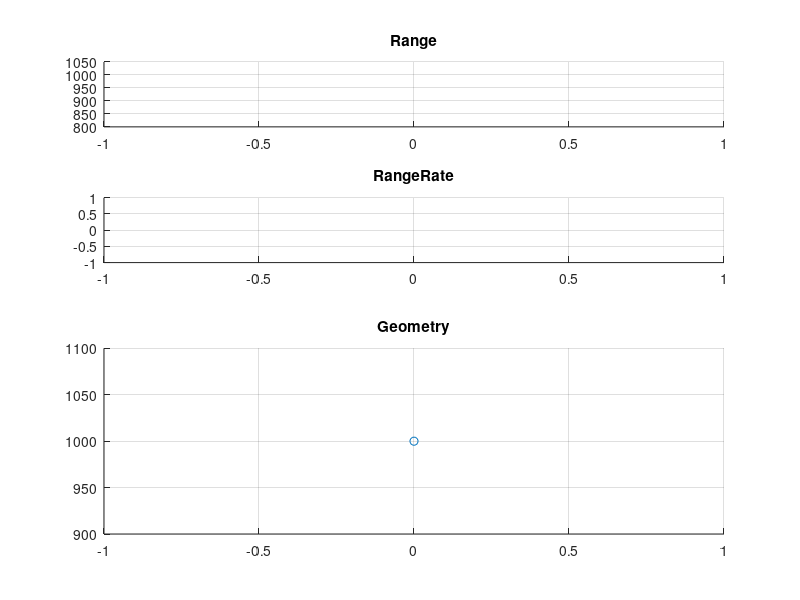

This figure's MATLAB source: (Note: this script raises an error after producing the figure.)
%
% Basically, Range is found by the simplified 
% solution derived from the law of cosines:
%
%    R1 = (D cross u2) / (u1 cross u2)
%
% Then, R1dot is the time derivative of R1. 
%
% The Blackman book also has derivations for 
% R,Rdot uncertainty as a function of variance
% around theta,thetadot at the sensors.
%
clear all; clc;

dt = 0.001;
t = 0:dt:100.0;
pos_end = 10000.0;
s1 = [100;0];
s2 = [200;200];
D = s2-s1;
D_mag = norm(D);


dx = pos_end/length(t);
pos = [0:dx:pos_end-dx';...
       1000*ones(length(t),1)'];
   
f = figure; hold on;
set(gcf, 'Units', 'Normalized', 'OuterPosition', [0 0 1 1]);
r1_mag = [];
r1est_mag = [];
r2_mag = [];
r2est_mag = [];
r1dot_mag = [];
r2dot_mag = [];
r1dot_est = [];
r2dot_est = [];
t_elapsed = [];
theta1 = atan2(pos(2,1)-s1(2,1), pos(1,1)-s1(1,1));
theta2 = atan2(pos(2,1)-s2(2,1), pos(1,1)-s2(1,1));
for i=1:length(t)
    theta1prev = theta1;
    theta1 = atan2(pos(2,i)-s1(2,1), pos(1,i)-s1(1,1));
    theta1dot = (theta1-theta1prev)/dt;
    u1 = [cos(theta1);sin(theta1)];
    u1dot = [-theta1dot*u1(2); theta1dot*u1(1)];
    theta2prev = theta2;
    theta2 = atan2(pos(2,i)-s2(2,1), (pos(1,i)-s2(1,1)));
    theta2dot = (theta2-theta2prev)/dt;
    u2 = [cos(theta2);sin(theta2)];
    u2dot = [-theta2dot*u2(2); theta2dot*u2(1)];
    t_elapsed = [t_elapsed t(i)];
    r1 = [linspace(s1(1,1),pos(1,i),100);...
          linspace(s1(2,1),pos(2,i),100)];
    r1est_mag = [r1est_mag (D(1)*u2(2)-D(2)*u2(1))/(u1(1)*u2(2)-u1(2)*u2(1))];
    r1_mag = [r1_mag norm([pos(1,i)-s1(1,1); pos(2,i)-s1(2,1)])];
    r2 = [linspace(s2(1,1),pos(1,i),100);...
          linspace(s2(2,1),pos(2,i),100)];
    r2_mag = [r2_mag norm([pos(1,i)-s2(1,1); pos(2,i)-s2(2,1)])];
    r2est_mag = [r2est_mag (D(1)*u1(2)-D(2)*u1(1))/(u1(1)*u2(2)-u1(2)*u2(1))];
    f1 = D(1)*u2(2)-D(2)*u2(1);
    g1 = u1(1)*u2(2)-u1(2)*u2(1);
    f1prime = D(1)*u2dot(2)-D(2)*u2dot(1);
    g1prime = u1dot(1)*u2(2)+u1(1)*u2dot(2)-u1dot(2)*u2(1)-u1(2)*u2dot(1);
    r1dot_est = [r1dot_est (f1prime*g1-f1*g1prime) / (g1*g1)];
    f2 = D(1)*u1(2)-D(2)*u1(1);
    g2 = u1(1)*u2(2)-u1(2)*u2(1);
    f2prime = D(1)*u1dot(2)-D(2)*u1dot(1);
    g2prime = u1dot(1)*u2(2)+u1(1)*u2dot(2)-u1dot(2)*u2(1)-u1(2)*u2dot(1);
    r2dot_est = [r2dot_est (f2prime*g2-f2*g2prime) / (g2*g2)];
    if (i==1)
        r1dot_mag = [0];
        r2dot_mag = [0];
    else
        r1dot_mag = [r1dot_mag (r1_mag(1,i)-r1_mag(1,i-1))/dt];
        r2dot_mag = [r2dot_mag (r2_mag(1,i)-r2_mag(1,i-1))/dt];
    end
    clf(f);   
    subplot(4,1,1);hold on;title('Range');grid on;
    plot(t_elapsed, r1_mag, 'r-');
    plot(t_elapsed, r2_mag, 'b-');
    plot(t_elapsed, r1est_mag, 'r--', 'LineWidth', 2);
    plot(t_elapsed, r2est_mag, 'b--', 'LineWidth', 2);
    subplot(4,1,2);hold on; title('RangeRate');grid on;
    plot(t_elapsed, r1dot_mag, 'r-');
    plot(t_elapsed, r2dot_mag, 'b-');
    plot(t_elapsed, r1dot_est, 'r--', 'LineWidth', 2);
    plot(t_elapsed, r2dot_est, 'b--', 'LineWidth', 2);
    subplot(2,1,2);hold on; title('Geometry');grid on;
    scatter(pos(1,i), pos(2,i), 'k.');
    scatter(s1(1,1),s1(2,1), 'rO');
    scatter(s2(1,1),s2(2,1), 'bO');
    plot(r1(1,:), r1(2,:), 'r-');
    plot(r2(1,:), r2(2,:), 'b-');
    pause(0.0001);
end